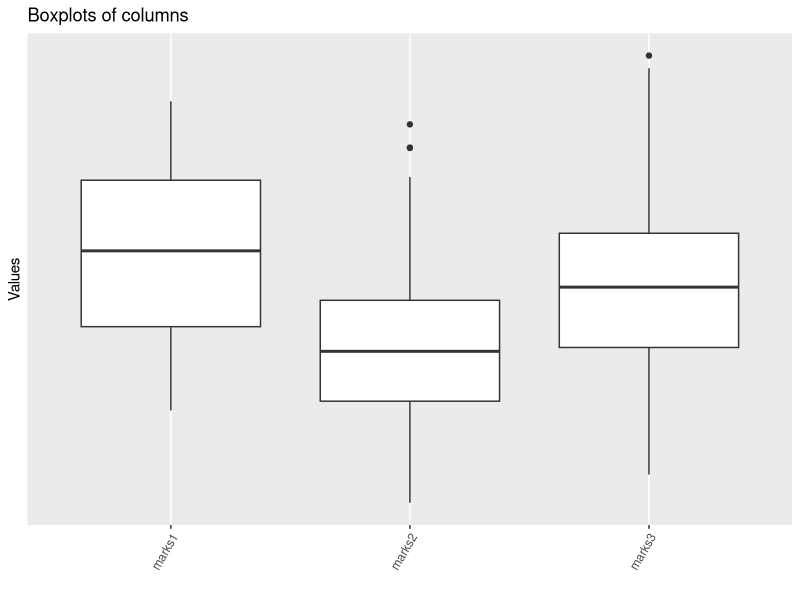

Reproduce this figure in R.
# ggplot

marks1 = runif(100, 50,100)
marks2 = rnorm(100, 60,10)
marks3 = rnorm(100, 70,15)
df = data.frame(marks1, marks2, marks3)

head(stack(df))

library(ggplot2)
ggplot(stack(df[,c(1,2,3)]), aes(x = ind, y = values)) + geom_boxplot() +   theme(axis.text.x = element_text(angle = 60, hjust = 1, vjust=1)) +
  labs(title = "Boxplots of columns") + labs(x = "", y = "Values") + 
  scale_y_continuous(breaks = seq(1, 10, by = 1))
